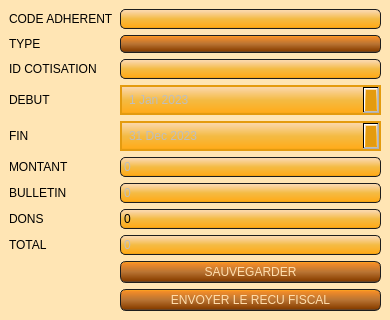
<?xml version="1.0" encoding="UTF-8"?>
<ui version="4.0">
 <class>cotisation_adh</class>
 <widget class="QMainWindow" name="cotisation_adh">
  <property name="enabled">
   <bool>true</bool>
  </property>
  <property name="geometry">
   <rect>
    <x>0</x>
    <y>0</y>
    <width>390</width>
    <height>269</height>
   </rect>
  </property>
  <property name="windowTitle">
   <string>AssoGestion - Attachement d'une cotisation à une adhérent - AMSE</string>
  </property>
  <property name="styleSheet">
   <string notr="true">QWidget
{
    background-color: #FFE5B4;
}
QLineEdit
{
    background-color: QLinearGradient( x1: 0, y1: 0, x2: 0, y2: 1, stop: 0 #FFDEAD, stop: 0.1 #FAD5A5, stop: 0.5 #F4BB44, stop: 0.9 #FFAC1C, stop: 1 #E49B0F);
    padding: 1px;
    border-style: solid;
    border: 1px solid #1e1e1e;
    border-radius: 5;
}

QPushButton
{
    color: #FFDEAD;
    background-color: QLinearGradient( x1: 0, y1: 0, x2: 0, y2: 1, stop: 0 #FFAC1C, stop: 0.1 #F28C28, stop: 0.5 #B87333, stop: 0.9 #8B4000, stop: 1 #464646);
    border-width: 1px;
    border-color: #1e1e1e;
    border-style: solid;
    border-radius: 6;
    padding: 3px;
    font-size: 12px;
    padding-left: 5px;
    padding-right: 5px;
    min-width: 40px;
}

QPushButton:pressed
{
    background-color: QLinearGradient( x1: 0, y1: 0, x2: 0, y2: 1, stop: 0 #2d2d2d, stop: 0.1 #2b2b2b, stop: 0.5 #292929, stop: 0.9 #282828, stop: 1 #252525);
}

QComboBox
{
	color: #FFDEAD;
    selection-background-color: #FFDEAD;
    background-color: QLinearGradient( x1: 0, y1: 0, x2: 0, y2: 1, stop: 0 #FFAC1C, stop: 0.1 #F28C28, stop: 0.5 #B87333, stop: 0.9 #8B4000, stop: 1 #464646);
    border-style: solid;
    border: 1px solid #1e1e1e;
    border-radius: 5;
}

QComboBox:hover,QPushButton:hover
{
    border: 2px solid QLinearGradient( x1: 0, y1: 0, x2: 0, y2: 1, stop: 0 #FFAC1C, stop: 1 #F28C28);
}


QComboBox:on
{
    padding-top: 3px;
    padding-left: 4px;
    background-color: QLinearGradient( x1: 0, y1: 0, x2: 0, y2: 1, stop: 0 #2d2d2d, stop: 0.1 #2b2b2b, stop: 0.5 #292929, stop: 0.9 #282828, stop: 1 #252525);
    selection-background-color: #ffaa00;
}

QComboBox QAbstractItemView
{
    border: 2px solid darkgray;
    selection-background-color: QLinearGradient( x1: 0, y1: 0, x2: 0, y2: 1, stop: 0 #ffa02f, stop: 1 #d7801a);
}

QComboBox::drop-down
{
     subcontrol-origin: padding;
     subcontrol-position: top right;
     width: 15px;

     border-left-width: 0px;
     border-left-color: darkgray;
     border-left-style: solid; /* just a single line */
     border-top-right-radius: 3px; /* same radius as the QComboBox */
     border-bottom-right-radius: 3px;
 }


QScrollBar:horizontal {
     border: 1px solid #222222;
     background: QLinearGradient( x1: 0, y1: 0, x2: 0, y2: 1, stop: 0.0 #121212, stop: 0.2 #282828, stop: 1 #484848);
     height: 7px;
     margin: 0px 16px 0 16px;
}

QScrollBar::handle:horizontal
{
      background: QLinearGradient( x1: 0, y1: 0, x2: 1, y2: 0, stop: 0 #ffa02f, stop: 0.5 #d7801a, stop: 1 #ffa02f);
      min-height: 20px;
      border-radius: 2px;
}

QScrollBar::add-line:horizontal {
      border: 1px solid #1b1b19;
      border-radius: 2px;
      background: QLinearGradient( x1: 0, y1: 0, x2: 1, y2: 0, stop: 0 #ffa02f, stop: 1 #d7801a);
      width: 14px;
      subcontrol-position: right;
      subcontrol-origin: margin;
}

QScrollBar::sub-line:horizontal {
      border: 1px solid #1b1b19;
      border-radius: 2px;
      background: QLinearGradient( x1: 0, y1: 0, x2: 1, y2: 0, stop: 0 #ffa02f, stop: 1 #d7801a);
      width: 14px;
     subcontrol-position: left;
     subcontrol-origin: margin;
}

QScrollBar::right-arrow:horizontal, QScrollBar::left-arrow:horizontal
{
      border: 1px solid black;
      width: 1px;
      height: 1px;
      background: white;
}

QScrollBar::add-page:horizontal, QScrollBar::sub-page:horizontal
{
      background: none;
}

QScrollBar:vertical
{
      background: QLinearGradient( x1: 0, y1: 0, x2: 1, y2: 0, stop: 0.0 #121212, stop: 0.2 #282828, stop: 1 #484848);
      width: 7px;
      margin: 16px 0 16px 0;
      border: 1px solid #222222;
}

QScrollBar::handle:vertical
{
      background: QLinearGradient( x1: 0, y1: 0, x2: 0, y2: 1, stop: 0 #ffa02f, stop: 0.5 #d7801a, stop: 1 #ffa02f);
      min-height: 20px;
      border-radius: 2px;
}

QScrollBar::add-line:vertical
{
      border: 1px solid #1b1b19;
      border-radius: 2px;
      background: QLinearGradient( x1: 0, y1: 0, x2: 0, y2: 1, stop: 0 #ffa02f, stop: 1 #d7801a);
      height: 14px;
      subcontrol-position: bottom;
      subcontrol-origin: margin;
}

QScrollBar::sub-line:vertical
{
      border: 1px solid #1b1b19;
      border-radius: 2px;
      background: QLinearGradient( x1: 0, y1: 0, x2: 0, y2: 1, stop: 0 #d7801a, stop: 1 #ffa02f);
      height: 14px;
      subcontrol-position: top;
      subcontrol-origin: margin;
}

QScrollBar::up-arrow:vertical, QScrollBar::down-arrow:vertical
{
      border: 1px solid black;
      width: 1px;
      height: 1px;
      background: white;
}


QScrollBar::add-page:vertical, QScrollBar::sub-page:vertical
{
      background: none;
}

QHeaderView::section:horizontal
{
    background-color: QLinearGradient( x1: 0, y1: 0, x2: 0, y2: 1, stop: 0 #FFAC1C, stop: 0.1 #F28C28, stop: 0.5 #B87333, stop: 0.9 #8B4000, stop: 1 #464646);
    color: #FFDEAD;;
    padding-left: 4px;
    border: 1px solid #6c6c6c;
}
QHeaderView::section:vertical
{
    background-color: QLinearGradient( x1: 0, y1: 0, x2: 0, y2: 1, stop: 0 #FFAC1C, stop: 0.1 #F28C28, stop: 0.5 #B87333, stop: 0.9 #8B4000, stop: 1 #464646);
    color: #FFDEAD;;
    padding-left: 4px;
    border: 1px solid #6c6c6c;
}
QTableWidget QTableCornerButton::section {
    background-color: QLinearGradient( x1: 0, y1: 0, x2: 0, y2: 1, stop: 0 #FFAC1C, stop: 0.1 #F28C28, stop: 0.5 #B87333, stop: 0.9 #8B4000, stop: 1 #464646);
}
QTableWidget::item:selected{ background-color: QLinearGradient( x1: 0, y1: 0, x2: 0, y2: 1, stop: 0 #FFDEAD, stop: 0.1 #FAD5A5, stop: 0.5 #F4BB44, stop: 0.9 #FFAC1C, stop: 1 #E49B0F); }

QDateEdit
{
border : 2px solid #E49B0F;
background-color : QLinearGradient( x1: 0, y1: 0, x2: 0, y2: 1, stop: 0 #FFDEAD, stop: 0.1 #FAD5A5, stop: 0.5 #F4BB44, stop: 0.9 #FFAC1C, stop: 1 #E49B0F);;
padding : 5px;
}
QDateEdit::up-arraow
{
border : 2px solid black;
background-color : lightgreen;

}
QDateEdit::down-arrow
{
background-color : #E49B0F;
}

QTabWidget::tab-bar {
   border: 1px solid #E49B0F;
}

QTabBar::tab {
  background: #8B4000;
  color: white;
  padding: 10px;
 }

 QTabBar::tab:selected {
  background: #E49B0F;
 }

QTabWidget::pane { 
   border: none;
}</string>
  </property>
  <widget class="QWidget" name="centralwidget">
   <layout class="QGridLayout" name="gridLayout">
    <item row="8" column="0">
     <widget class="QLabel" name="label_7">
      <property name="text">
       <string>TOTAL</string>
      </property>
     </widget>
    </item>
    <item row="6" column="0">
     <widget class="QLabel" name="label_4">
      <property name="text">
       <string>BULLETIN</string>
      </property>
     </widget>
    </item>
    <item row="6" column="1">
     <widget class="QLineEdit" name="montant_bulletin_edit">
      <property name="enabled">
       <bool>false</bool>
      </property>
      <property name="text">
       <string>0</string>
      </property>
     </widget>
    </item>
    <item row="4" column="0">
     <widget class="QLabel" name="label_3">
      <property name="text">
       <string>FIN</string>
      </property>
     </widget>
    </item>
    <item row="7" column="0">
     <widget class="QLabel" name="label_6">
      <property name="text">
       <string>DONS</string>
      </property>
     </widget>
    </item>
    <item row="5" column="1">
     <widget class="QLineEdit" name="montant_edit">
      <property name="enabled">
       <bool>false</bool>
      </property>
      <property name="text">
       <string>0</string>
      </property>
     </widget>
    </item>
    <item row="3" column="0">
     <widget class="QLabel" name="label_2">
      <property name="text">
       <string>DEBUT</string>
      </property>
     </widget>
    </item>
    <item row="4" column="1">
     <widget class="QDateEdit" name="date_fin_edit">
      <property name="enabled">
       <bool>false</bool>
      </property>
      <property name="calendarPopup">
       <bool>true</bool>
      </property>
      <property name="date">
       <date>
        <year>2023</year>
        <month>12</month>
        <day>31</day>
       </date>
      </property>
     </widget>
    </item>
    <item row="1" column="1">
     <widget class="QComboBox" name="cb_type_cot"/>
    </item>
    <item row="3" column="1">
     <widget class="QDateEdit" name="date_debut_edit">
      <property name="enabled">
       <bool>false</bool>
      </property>
      <property name="calendarPopup">
       <bool>true</bool>
      </property>
      <property name="date">
       <date>
        <year>2023</year>
        <month>1</month>
        <day>1</day>
       </date>
      </property>
     </widget>
    </item>
    <item row="10" column="1">
     <widget class="QPushButton" name="button_save">
      <property name="text">
       <string>SAUVEGARDER</string>
      </property>
     </widget>
    </item>
    <item row="1" column="0">
     <widget class="QLabel" name="label">
      <property name="text">
       <string>TYPE</string>
      </property>
     </widget>
    </item>
    <item row="7" column="1">
     <widget class="QLineEdit" name="dons_edit">
      <property name="text">
       <string>0</string>
      </property>
     </widget>
    </item>
    <item row="5" column="0">
     <widget class="QLabel" name="label_5">
      <property name="text">
       <string>MONTANT</string>
      </property>
     </widget>
    </item>
    <item row="2" column="1">
     <widget class="QLineEdit" name="id_cotisation_edit">
      <property name="enabled">
       <bool>false</bool>
      </property>
     </widget>
    </item>
    <item row="0" column="1">
     <widget class="QLineEdit" name="code_edit">
      <property name="enabled">
       <bool>false</bool>
      </property>
     </widget>
    </item>
    <item row="0" column="0">
     <widget class="QLabel" name="label_8">
      <property name="text">
       <string>CODE ADHERENT</string>
      </property>
     </widget>
    </item>
    <item row="8" column="1">
     <widget class="QLineEdit" name="total_edit">
      <property name="enabled">
       <bool>false</bool>
      </property>
      <property name="text">
       <string>0</string>
      </property>
     </widget>
    </item>
    <item row="2" column="0">
     <widget class="QLabel" name="label_9">
      <property name="text">
       <string>ID COTISATION</string>
      </property>
     </widget>
    </item>
    <item row="11" column="1">
     <widget class="QPushButton" name="button_generer_recu">
      <property name="text">
       <string>ENVOYER LE RECU FISCAL</string>
      </property>
     </widget>
    </item>
   </layout>
  </widget>
 </widget>
 <tabstops>
  <tabstop>date_debut_edit</tabstop>
  <tabstop>date_fin_edit</tabstop>
  <tabstop>montant_edit</tabstop>
  <tabstop>montant_bulletin_edit</tabstop>
  <tabstop>dons_edit</tabstop>
  <tabstop>button_save</tabstop>
 </tabstops>
 <resources/>
 <connections/>
</ui>
